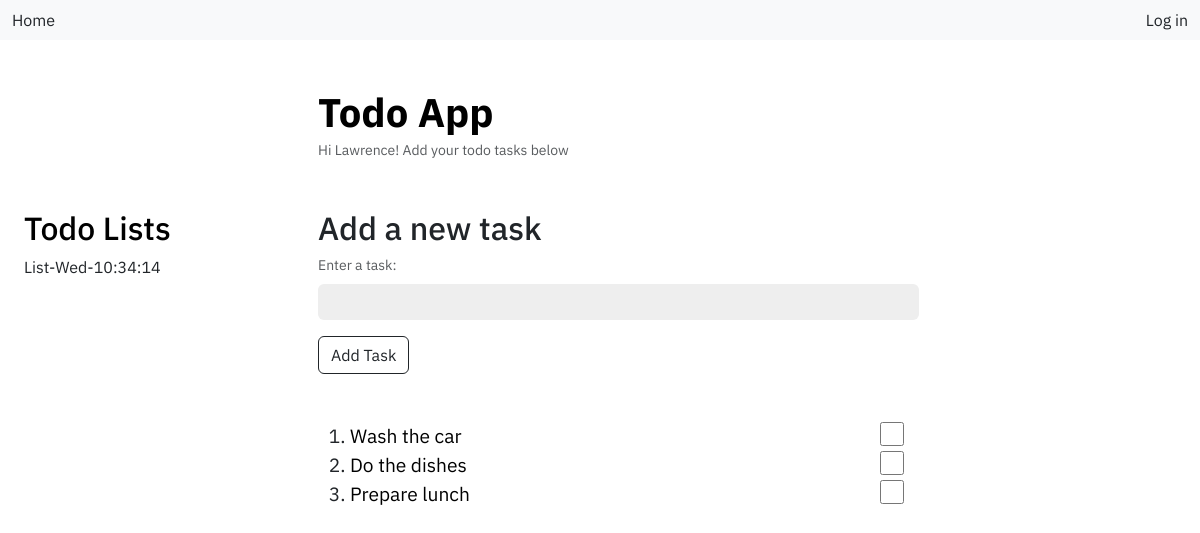
Screenshot of /list/6 (signed in) with the database file from the repository.
### main.py (models this page shows)
class User(db.Model, UserMixin):
    id: Mapped[int] = mapped_column(primary_key=True)
    email: Mapped[str] = mapped_column(unique=True)
    username: Mapped[str] = mapped_column(unique=True)
    password: Mapped[str]
    user_list: Mapped[str] = relationship("TodoList", back_populates="list_user")

class TodoList(db.Model):
    id: Mapped[int] = mapped_column(primary_key=True)
    list: Mapped[str] = mapped_column(unique=True)
    todo_tasks: Mapped[str] = relationship("TodoTask", back_populates="todolist")
    list_user: Mapped[str] = relationship("User", back_populates="user_list")
    list_user_id: Mapped[str] = mapped_column(ForeignKey("user.id"))

class TodoTask(db.Model):
    id: Mapped[int] = mapped_column(primary_key=True)
    task: Mapped[str]
    todolist: Mapped[str] = relationship("TodoList", back_populates="todo_tasks")
    todolist_id: Mapped[str] = mapped_column(ForeignKey("todo_list.id"))

### main.py (the view, shortened to what this page needs)
@app.route('/list/<list_id>', methods=["GET", "POST"])
def list_page(list_id):
    form = TaskForm()
    todo_list = db.session.execute(db.select(TodoList).where(TodoList.id == list_id)).scalar()
    todo_tasks = db.session.query(TodoTask).filter_by(todolist_id=list_id)
    task_data = form.new_task.data
    return render_template('list.html', form=form, todo_list=todo_list, todo_tasks=todo_tasks)

### main.py
class TaskForm(FlaskForm):
    new_task = StringField(label="Enter a task:", validators=[input_required()], render_kw={"placeholder": "", "class": "form-control mb-3"})
    submit = SubmitField(label="Add Task", render_kw={"class": "btn btn-outline-dark"})

### main.py (called while the page is built)
@login_manager.user_loader
def load_user(user_id):
    return db.session.execute(db.select(User).where(User.id == user_id)).scalar()

    def __call__(self, environ, start_response):
        method = environ.get('HTTP_X_HTTP_METHOD_OVERRIDE', '').upper()
        if method in self.allowed_methods:
            environ['REQUEST_METHOD'] = method
        if method in self.bodyless_methods:
            environ['CONTENT_LENGTH'] = '0'
        return self.app(environ, start_response)

### templates/list.html (shortened to what this page needs)
<!doctype html>
<html lang="en">
  <head>
    <link href="https://cdn.jsdelivr.net/npm/bootstrap@5.3.3/dist/css/bootstrap.min.css" rel="stylesheet">
    <link rel="stylesheet" href="{{ url_for('static', filename='css/style.css') }}">
  </head>
  <body>
    <nav class="navbar navbar-expand-lg bg-body-tertiary">
      <div class="container-fluid">
        <a class="nav-link active" aria-current="page" href="{{ url_for('index') }}">Home</a>
        <div class="ms-auto">
        {% if not logged_in: %}
        <a class="nav-link active" aria-current="page" href="{{ url_for('login') }}">Log in</a>
        {% else: %}
        <a class="nav-link active" aria-current="page" href="{{ url_for('logout') }}">Log out</a>
        {% endif %}
        </div>
      </div>
    </nav>
    <div class="container-fluid">
      <div class="container-fluid">
        <div class="row">
          <div class="col">
          </div>
            <div class="col-9">
              <a href="{{ url_for('index') }}" class="index-lists"><h1 class="todoapp">Todo App</h1></a>
              <div class="welcome-msg">Hi {{ current_user.username }}! Add your todo tasks below</div>
            </div>
        </div>
        <div class="row">
          <div class="col">
            <a href="{{ url_for('index') }}" class="index-lists"><h2>Todo Lists</h2></a>
              <p>{{ todo_list.list }}</p>
          </div>
          <div class="col-9">
            <h2>Add a new task</h2>
            <form method="POST">
              <div class="form-text">{{ form.new_task.label }}</div>
              {{ form.new_task }}
              {{ form.submit }}
            </form>
            <br>
            <br>
            <div class="tasklist-div">
              <ol class="itemList">
                {% for task in todo_tasks %}
                <li class="link-item task-link">
                  <a id="{{ task.id }}" href="#" class="main-link taskText">{{ task.task }}</a>
                  <div class="done-div">
                    <input id="checkbox{{ task.id }}" class="check" type="checkbox" name="done">
                  </div>
                </li>
                {% endfor %}
              </ol>
           </div>
          </div>
        </div>
      </div>
    </div>
  </body>
</html>

### static/css/style.css (style rules this page uses)
body { font-family: "IBM Plex Sans", sans-serif; }
h1 { font-weight: 700; }
.todoapp { margin: 3rem 0 0 0; }
.welcome-msg { margin-bottom: 3rem; margin-top: .25rem; font-size: .875em; color: var(--bs-secondary-color); }
.form-control { width: 70%; background-color: #EEEEEE; border: None; }
.form-text { margin-bottom: 0.5rem; }
.index-lists { text-decoration: None; color: black; }
.main-link { text-decoration: None; color: black; }
.done-div { display: inline; }
.check { width: 1.5rem; height: 1.5rem; float: right; margin-right: 17rem; accent-color: green; }
.link-item { font-size: 1rem; }
.task-link { font-size: 1.2rem; }

### rows the page displays
User: username "Lawrence"
TodoList: list "List-Wed-10:34:14"
TodoTask: task "Wash the car"
TodoTask: task "Do the dishes"
TodoTask: task "Prepare lunch"
